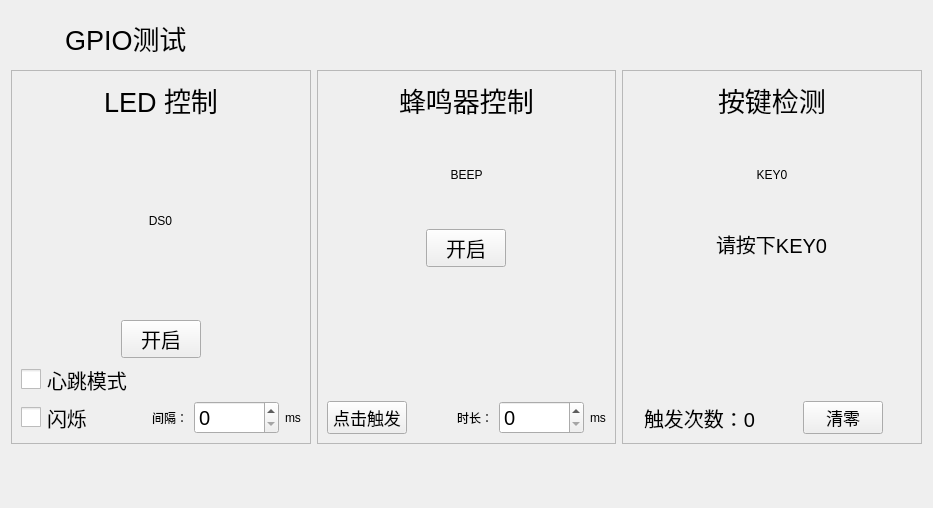
<?xml version="1.0" encoding="UTF-8"?>
<ui version="4.0">
 <class>GpioTestPage</class>
 <widget class="QWidget" name="GpioTestPage">
  <property name="geometry">
   <rect>
    <x>0</x>
    <y>0</y>
    <width>933</width>
    <height>508</height>
   </rect>
  </property>
  <property name="windowTitle">
   <string>Form</string>
  </property>
  <property name="styleSheet">
   <string notr="true"/>
  </property>
  <layout class="QGridLayout" name="gridLayout_2" rowstretch="1,7,1" columnstretch="1,1,1">
   <item row="0" column="0">
    <layout class="QHBoxLayout" name="horizontalLayout_4">
     <item>
      <widget class="QToolButton" name="toolButton_back">
       <property name="sizePolicy">
        <sizepolicy hsizetype="Fixed" vsizetype="Fixed">
         <horstretch>0</horstretch>
         <verstretch>0</verstretch>
        </sizepolicy>
       </property>
       <property name="minimumSize">
        <size>
         <width>48</width>
         <height>48</height>
        </size>
       </property>
       <property name="focusPolicy">
        <enum>Qt::NoFocus</enum>
       </property>
       <property name="styleSheet">
        <string notr="true">QToolButton {
    background: transparent;
    border: none;
}
#toolButton_back:pressed {
    padding: 0px;
    margin: 0px;
}</string>
       </property>
       <property name="text">
        <string/>
       </property>
       <property name="icon">
        <iconset resource="../../resources/resources.qrc">
         <normaloff>:/images/images/取消.png</normaloff>:/images/images/取消.png</iconset>
       </property>
       <property name="iconSize">
        <size>
         <width>36</width>
         <height>36</height>
        </size>
       </property>
       <property name="popupMode">
        <enum>QToolButton::DelayedPopup</enum>
       </property>
      </widget>
     </item>
     <item>
      <widget class="QLabel" name="label_15">
       <property name="font">
        <font>
         <pointsize>20</pointsize>
        </font>
       </property>
       <property name="text">
        <string>GPIO测试</string>
       </property>
      </widget>
     </item>
    </layout>
   </item>
   <item row="1" column="0">
    <widget class="QFrame" name="frame_LEDControl">
     <property name="frameShape">
      <enum>QFrame::StyledPanel</enum>
     </property>
     <property name="frameShadow">
      <enum>QFrame::Raised</enum>
     </property>
     <layout class="QVBoxLayout" name="verticalLayout_4">
      <item>
       <layout class="QVBoxLayout" name="verticalLayout">
        <item alignment="Qt::AlignHCenter">
         <widget class="QLabel" name="label_3">
          <property name="font">
           <font>
            <pointsize>20</pointsize>
           </font>
          </property>
          <property name="text">
           <string>LED 控制</string>
          </property>
         </widget>
        </item>
        <item>
         <spacer name="verticalSpacer_3">
          <property name="orientation">
           <enum>Qt::Vertical</enum>
          </property>
          <property name="sizeHint" stdset="0">
           <size>
            <width>20</width>
            <height>40</height>
           </size>
          </property>
         </spacer>
        </item>
        <item alignment="Qt::AlignHCenter">
         <widget class="QToolButton" name="toolButton_DS0">
          <property name="sizePolicy">
           <sizepolicy hsizetype="Fixed" vsizetype="Fixed">
            <horstretch>0</horstretch>
            <verstretch>0</verstretch>
           </sizepolicy>
          </property>
          <property name="focusPolicy">
           <enum>Qt::NoFocus</enum>
          </property>
          <property name="styleSheet">
           <string notr="true">QToolButton {
    background: transparent;
    border: none;
}
#toolButton_DS0:pressed {
    padding: 0px;
    margin: 0px;
}</string>
          </property>
          <property name="text">
           <string>DS0</string>
          </property>
          <property name="icon">
           <iconset resource="../../resources/resources.qrc">
            <normaloff>:/images/images/灯泡_灭.png</normaloff>:/images/images/灯泡_灭.png</iconset>
          </property>
          <property name="iconSize">
           <size>
            <width>96</width>
            <height>96</height>
           </size>
          </property>
          <property name="popupMode">
           <enum>QToolButton::DelayedPopup</enum>
          </property>
          <property name="toolButtonStyle">
           <enum>Qt::ToolButtonTextUnderIcon</enum>
          </property>
          <property name="autoRaise">
           <bool>true</bool>
          </property>
         </widget>
        </item>
        <item>
         <spacer name="verticalSpacer_2">
          <property name="orientation">
           <enum>Qt::Vertical</enum>
          </property>
          <property name="sizeHint" stdset="0">
           <size>
            <width>20</width>
            <height>40</height>
           </size>
          </property>
         </spacer>
        </item>
        <item alignment="Qt::AlignHCenter">
         <widget class="QPushButton" name="pushButton_toggle">
          <property name="font">
           <font>
            <pointsize>15</pointsize>
           </font>
          </property>
          <property name="focusPolicy">
           <enum>Qt::NoFocus</enum>
          </property>
          <property name="text">
           <string>开启</string>
          </property>
          <property name="checkable">
           <bool>true</bool>
          </property>
          <property name="flat">
           <bool>false</bool>
          </property>
         </widget>
        </item>
       </layout>
      </item>
      <item>
       <widget class="QCheckBox" name="checkBox_heartMode">
        <property name="font">
         <font>
          <pointsize>15</pointsize>
         </font>
        </property>
        <property name="focusPolicy">
         <enum>Qt::NoFocus</enum>
        </property>
        <property name="styleSheet">
         <string notr="true">QCheckBox::indicator {
    width: 20px;
    height: 20px;
}</string>
        </property>
        <property name="text">
         <string>心跳模式</string>
        </property>
       </widget>
      </item>
      <item>
       <layout class="QHBoxLayout" name="horizontalLayout">
        <item>
         <widget class="QCheckBox" name="checkBox_flash">
          <property name="font">
           <font>
            <pointsize>15</pointsize>
           </font>
          </property>
          <property name="focusPolicy">
           <enum>Qt::NoFocus</enum>
          </property>
          <property name="styleSheet">
           <string notr="true">QCheckBox::indicator {
    width: 20px;
    height: 20px;
}</string>
          </property>
          <property name="text">
           <string>闪烁</string>
          </property>
         </widget>
        </item>
        <item>
         <spacer name="horizontalSpacer">
          <property name="orientation">
           <enum>Qt::Horizontal</enum>
          </property>
          <property name="sizeHint" stdset="0">
           <size>
            <width>40</width>
            <height>20</height>
           </size>
          </property>
         </spacer>
        </item>
        <item>
         <widget class="QLabel" name="label_2">
          <property name="text">
           <string>间隔：</string>
          </property>
         </widget>
        </item>
        <item>
         <widget class="QSpinBox" name="spinBox_flashTime">
          <property name="font">
           <font>
            <pointsize>15</pointsize>
           </font>
          </property>
          <property name="maximum">
           <number>99999</number>
          </property>
         </widget>
        </item>
        <item>
         <widget class="QLabel" name="label">
          <property name="text">
           <string>ms</string>
          </property>
         </widget>
        </item>
       </layout>
      </item>
     </layout>
    </widget>
   </item>
   <item row="1" column="1">
    <widget class="QFrame" name="frame_buzzerControl">
     <property name="frameShape">
      <enum>QFrame::StyledPanel</enum>
     </property>
     <property name="frameShadow">
      <enum>QFrame::Raised</enum>
     </property>
     <layout class="QVBoxLayout" name="verticalLayout_5">
      <item>
       <layout class="QVBoxLayout" name="verticalLayout_6">
        <item alignment="Qt::AlignHCenter">
         <widget class="QLabel" name="label_10">
          <property name="font">
           <font>
            <pointsize>20</pointsize>
           </font>
          </property>
          <property name="text">
           <string>蜂鸣器控制</string>
          </property>
         </widget>
        </item>
        <item>
         <spacer name="verticalSpacer_10">
          <property name="orientation">
           <enum>Qt::Vertical</enum>
          </property>
          <property name="sizeHint" stdset="0">
           <size>
            <width>20</width>
            <height>40</height>
           </size>
          </property>
         </spacer>
        </item>
        <item alignment="Qt::AlignHCenter">
         <widget class="QToolButton" name="toolButton_BEEP">
          <property name="sizePolicy">
           <sizepolicy hsizetype="Fixed" vsizetype="Fixed">
            <horstretch>0</horstretch>
            <verstretch>0</verstretch>
           </sizepolicy>
          </property>
          <property name="focusPolicy">
           <enum>Qt::NoFocus</enum>
          </property>
          <property name="styleSheet">
           <string notr="true">QToolButton {
    background: transparent;
    border: none;
}
#toolButton_BEEP:pressed {
    padding: 0px;
    margin: 0px;
}</string>
          </property>
          <property name="text">
           <string>BEEP</string>
          </property>
          <property name="icon">
           <iconset resource="../../resources/resources.qrc">
            <normaloff>:/images/images/铃声_开.png</normaloff>:/images/images/铃声_开.png</iconset>
          </property>
          <property name="iconSize">
           <size>
            <width>96</width>
            <height>96</height>
           </size>
          </property>
          <property name="popupMode">
           <enum>QToolButton::DelayedPopup</enum>
          </property>
          <property name="toolButtonStyle">
           <enum>Qt::ToolButtonTextUnderIcon</enum>
          </property>
          <property name="autoRaise">
           <bool>true</bool>
          </property>
         </widget>
        </item>
        <item>
         <spacer name="verticalSpacer_11">
          <property name="orientation">
           <enum>Qt::Vertical</enum>
          </property>
          <property name="sizeHint" stdset="0">
           <size>
            <width>20</width>
            <height>40</height>
           </size>
          </property>
         </spacer>
        </item>
        <item alignment="Qt::AlignHCenter">
         <widget class="QPushButton" name="pushButton_toggle_2">
          <property name="font">
           <font>
            <pointsize>15</pointsize>
           </font>
          </property>
          <property name="focusPolicy">
           <enum>Qt::NoFocus</enum>
          </property>
          <property name="text">
           <string>开启</string>
          </property>
          <property name="checkable">
           <bool>true</bool>
          </property>
         </widget>
        </item>
       </layout>
      </item>
      <item>
       <spacer name="verticalSpacer_12">
        <property name="orientation">
         <enum>Qt::Vertical</enum>
        </property>
        <property name="sizeHint" stdset="0">
         <size>
          <width>20</width>
          <height>40</height>
         </size>
        </property>
       </spacer>
      </item>
      <item>
       <layout class="QHBoxLayout" name="horizontalLayout_3">
        <item>
         <widget class="QPushButton" name="pushButton_trigger">
          <property name="font">
           <font>
            <pointsize>13</pointsize>
           </font>
          </property>
          <property name="focusPolicy">
           <enum>Qt::NoFocus</enum>
          </property>
          <property name="text">
           <string>点击触发</string>
          </property>
         </widget>
        </item>
        <item>
         <spacer name="horizontalSpacer_3">
          <property name="orientation">
           <enum>Qt::Horizontal</enum>
          </property>
          <property name="sizeHint" stdset="0">
           <size>
            <width>40</width>
            <height>20</height>
           </size>
          </property>
         </spacer>
        </item>
        <item>
         <widget class="QLabel" name="label_11">
          <property name="text">
           <string>时长：</string>
          </property>
         </widget>
        </item>
        <item>
         <widget class="QSpinBox" name="spinBox_triggerTime">
          <property name="font">
           <font>
            <pointsize>15</pointsize>
           </font>
          </property>
          <property name="maximum">
           <number>99999</number>
          </property>
         </widget>
        </item>
        <item>
         <widget class="QLabel" name="label_12">
          <property name="text">
           <string>ms</string>
          </property>
         </widget>
        </item>
       </layout>
      </item>
     </layout>
    </widget>
   </item>
   <item row="1" column="2">
    <widget class="QFrame" name="frame_keyDetect">
     <property name="frameShape">
      <enum>QFrame::StyledPanel</enum>
     </property>
     <property name="frameShadow">
      <enum>QFrame::Raised</enum>
     </property>
     <layout class="QGridLayout" name="gridLayout">
      <item row="0" column="0" colspan="2">
       <layout class="QVBoxLayout" name="verticalLayout_8">
        <item alignment="Qt::AlignHCenter">
         <widget class="QLabel" name="label_13">
          <property name="font">
           <font>
            <pointsize>20</pointsize>
           </font>
          </property>
          <property name="text">
           <string>按键检测</string>
          </property>
         </widget>
        </item>
        <item>
         <spacer name="verticalSpacer_13">
          <property name="orientation">
           <enum>Qt::Vertical</enum>
          </property>
          <property name="sizeHint" stdset="0">
           <size>
            <width>20</width>
            <height>40</height>
           </size>
          </property>
         </spacer>
        </item>
        <item alignment="Qt::AlignHCenter">
         <widget class="QToolButton" name="toolButton_KEY0">
          <property name="sizePolicy">
           <sizepolicy hsizetype="Fixed" vsizetype="Fixed">
            <horstretch>0</horstretch>
            <verstretch>0</verstretch>
           </sizepolicy>
          </property>
          <property name="focusPolicy">
           <enum>Qt::NoFocus</enum>
          </property>
          <property name="styleSheet">
           <string notr="true">QToolButton {
    background: transparent;
    border: none;
}
#toolButton_KEY0:pressed {
    padding: 0px;
    margin: 0px;
}</string>
          </property>
          <property name="text">
           <string>KEY0</string>
          </property>
          <property name="icon">
           <iconset resource="../../resources/resources.qrc">
            <normaloff>:/images/images/按键.png</normaloff>:/images/images/按键.png</iconset>
          </property>
          <property name="iconSize">
           <size>
            <width>96</width>
            <height>96</height>
           </size>
          </property>
          <property name="popupMode">
           <enum>QToolButton::DelayedPopup</enum>
          </property>
          <property name="toolButtonStyle">
           <enum>Qt::ToolButtonTextUnderIcon</enum>
          </property>
          <property name="autoRaise">
           <bool>true</bool>
          </property>
         </widget>
        </item>
        <item>
         <spacer name="verticalSpacer_14">
          <property name="orientation">
           <enum>Qt::Vertical</enum>
          </property>
          <property name="sizeHint" stdset="0">
           <size>
            <width>20</width>
            <height>40</height>
           </size>
          </property>
         </spacer>
        </item>
        <item alignment="Qt::AlignHCenter">
         <widget class="QLabel" name="label_16">
          <property name="font">
           <font>
            <pointsize>15</pointsize>
           </font>
          </property>
          <property name="text">
           <string>请按下KEY0</string>
          </property>
         </widget>
        </item>
       </layout>
      </item>
      <item row="1" column="0" colspan="2">
       <spacer name="verticalSpacer_15">
        <property name="orientation">
         <enum>Qt::Vertical</enum>
        </property>
        <property name="sizeHint" stdset="0">
         <size>
          <width>20</width>
          <height>40</height>
         </size>
        </property>
       </spacer>
      </item>
      <item row="2" column="0" alignment="Qt::AlignHCenter">
       <widget class="QLabel" name="label_keyTriggerNum">
        <property name="font">
         <font>
          <pointsize>15</pointsize>
         </font>
        </property>
        <property name="text">
         <string>触发次数：0</string>
        </property>
       </widget>
      </item>
      <item row="2" column="1" alignment="Qt::AlignHCenter">
       <widget class="QPushButton" name="pushButton_resetNum">
        <property name="font">
         <font>
          <pointsize>13</pointsize>
         </font>
        </property>
        <property name="focusPolicy">
         <enum>Qt::NoFocus</enum>
        </property>
        <property name="text">
         <string>清零</string>
        </property>
       </widget>
      </item>
     </layout>
    </widget>
   </item>
   <item row="0" column="1" colspan="2">
    <spacer name="verticalSpacer_17">
     <property name="orientation">
      <enum>Qt::Vertical</enum>
     </property>
     <property name="sizeHint" stdset="0">
      <size>
       <width>20</width>
       <height>40</height>
      </size>
     </property>
    </spacer>
   </item>
   <item row="2" column="0" colspan="3">
    <spacer name="verticalSpacer_16">
     <property name="orientation">
      <enum>Qt::Vertical</enum>
     </property>
     <property name="sizeHint" stdset="0">
      <size>
       <width>20</width>
       <height>40</height>
      </size>
     </property>
    </spacer>
   </item>
  </layout>
 </widget>
 <resources>
  <include location="../../resources/resources.qrc"/>
 </resources>
 <connections/>
</ui>
